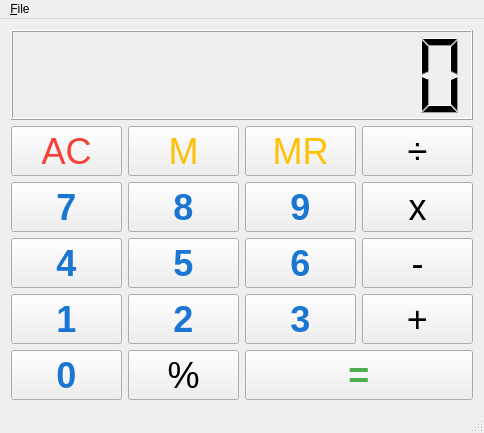
<?xml version="1.0" encoding="UTF-8"?>
<ui version="4.0">
 <class>MainWindow</class>
 <widget class="QMainWindow" name="MainWindow">
  <property name="geometry">
   <rect>
    <x>0</x>
    <y>0</y>
    <width>484</width>
    <height>433</height>
   </rect>
  </property>
  <property name="windowTitle">
   <string>Calculator</string>
  </property>
  <widget class="QWidget" name="centralWidget">
   <property name="sizePolicy">
    <sizepolicy hsizetype="Maximum" vsizetype="Maximum">
     <horstretch>0</horstretch>
     <verstretch>0</verstretch>
    </sizepolicy>
   </property>
   <layout class="QVBoxLayout" name="verticalLayout">
    <item>
     <widget class="QLCDNumber" name="lcdNumber">
      <property name="digitCount">
       <number>10</number>
      </property>
     </widget>
    </item>
    <item>
     <layout class="QGridLayout" name="gridLayout">
      <item row="3" column="0">
       <widget class="QPushButton" name="pushButton_n4">
        <property name="minimumSize">
         <size>
          <width>0</width>
          <height>50</height>
         </size>
        </property>
        <property name="font">
         <font>
          <pointsize>27</pointsize>
          <weight>75</weight>
          <bold>true</bold>
         </font>
        </property>
        <property name="styleSheet">
         <string notr="true">QPushButton {
color: #1976D2;
}</string>
        </property>
        <property name="text">
         <string>4</string>
        </property>
        <property name="shortcut">
         <string>4</string>
        </property>
       </widget>
      </item>
      <item row="4" column="0">
       <widget class="QPushButton" name="pushButton_n1">
        <property name="minimumSize">
         <size>
          <width>0</width>
          <height>50</height>
         </size>
        </property>
        <property name="font">
         <font>
          <pointsize>27</pointsize>
          <weight>75</weight>
          <bold>true</bold>
         </font>
        </property>
        <property name="styleSheet">
         <string notr="true">QPushButton {
color: #1976D2;
}</string>
        </property>
        <property name="text">
         <string>1</string>
        </property>
        <property name="shortcut">
         <string>1</string>
        </property>
       </widget>
      </item>
      <item row="2" column="1">
       <widget class="QPushButton" name="pushButton_n8">
        <property name="minimumSize">
         <size>
          <width>0</width>
          <height>50</height>
         </size>
        </property>
        <property name="font">
         <font>
          <pointsize>27</pointsize>
          <weight>75</weight>
          <bold>true</bold>
         </font>
        </property>
        <property name="styleSheet">
         <string notr="true">QPushButton {
color: #1976D2;
}</string>
        </property>
        <property name="text">
         <string>8</string>
        </property>
        <property name="shortcut">
         <string>8</string>
        </property>
       </widget>
      </item>
      <item row="2" column="3">
       <widget class="QPushButton" name="pushButton_mul">
        <property name="minimumSize">
         <size>
          <width>0</width>
          <height>50</height>
         </size>
        </property>
        <property name="font">
         <font>
          <pointsize>27</pointsize>
          <weight>50</weight>
          <bold>false</bold>
         </font>
        </property>
        <property name="text">
         <string>x</string>
        </property>
        <property name="shortcut">
         <string>*</string>
        </property>
       </widget>
      </item>
      <item row="2" column="0">
       <widget class="QPushButton" name="pushButton_n7">
        <property name="minimumSize">
         <size>
          <width>0</width>
          <height>50</height>
         </size>
        </property>
        <property name="font">
         <font>
          <pointsize>27</pointsize>
          <weight>75</weight>
          <bold>true</bold>
         </font>
        </property>
        <property name="styleSheet">
         <string notr="true">QPushButton {
color: #1976D2;
}</string>
        </property>
        <property name="text">
         <string>7</string>
        </property>
        <property name="shortcut">
         <string>7</string>
        </property>
       </widget>
      </item>
      <item row="3" column="2">
       <widget class="QPushButton" name="pushButton_n6">
        <property name="minimumSize">
         <size>
          <width>0</width>
          <height>50</height>
         </size>
        </property>
        <property name="font">
         <font>
          <pointsize>27</pointsize>
          <weight>75</weight>
          <bold>true</bold>
         </font>
        </property>
        <property name="styleSheet">
         <string notr="true">QPushButton {
color: #1976D2;
}</string>
        </property>
        <property name="text">
         <string>6</string>
        </property>
        <property name="shortcut">
         <string>6</string>
        </property>
       </widget>
      </item>
      <item row="3" column="1">
       <widget class="QPushButton" name="pushButton_n5">
        <property name="minimumSize">
         <size>
          <width>0</width>
          <height>50</height>
         </size>
        </property>
        <property name="font">
         <font>
          <pointsize>27</pointsize>
          <weight>75</weight>
          <bold>true</bold>
         </font>
        </property>
        <property name="styleSheet">
         <string notr="true">QPushButton {
color: #1976D2;
}</string>
        </property>
        <property name="text">
         <string>5</string>
        </property>
        <property name="shortcut">
         <string>5</string>
        </property>
       </widget>
      </item>
      <item row="5" column="0">
       <widget class="QPushButton" name="pushButton_n0">
        <property name="minimumSize">
         <size>
          <width>0</width>
          <height>50</height>
         </size>
        </property>
        <property name="font">
         <font>
          <pointsize>27</pointsize>
          <weight>75</weight>
          <bold>true</bold>
         </font>
        </property>
        <property name="styleSheet">
         <string notr="true">QPushButton {
color: #1976D2;
}</string>
        </property>
        <property name="text">
         <string>0</string>
        </property>
        <property name="shortcut">
         <string>0</string>
        </property>
       </widget>
      </item>
      <item row="4" column="1">
       <widget class="QPushButton" name="pushButton_n2">
        <property name="minimumSize">
         <size>
          <width>0</width>
          <height>50</height>
         </size>
        </property>
        <property name="font">
         <font>
          <pointsize>27</pointsize>
          <weight>75</weight>
          <bold>true</bold>
         </font>
        </property>
        <property name="styleSheet">
         <string notr="true">QPushButton {
color: #1976D2;
}</string>
        </property>
        <property name="text">
         <string>2</string>
        </property>
        <property name="shortcut">
         <string>2</string>
        </property>
       </widget>
      </item>
      <item row="2" column="2">
       <widget class="QPushButton" name="pushButton_n9">
        <property name="minimumSize">
         <size>
          <width>0</width>
          <height>50</height>
         </size>
        </property>
        <property name="font">
         <font>
          <pointsize>27</pointsize>
          <weight>75</weight>
          <bold>true</bold>
         </font>
        </property>
        <property name="styleSheet">
         <string notr="true">QPushButton {
color: #1976D2;
}</string>
        </property>
        <property name="text">
         <string>9</string>
        </property>
        <property name="shortcut">
         <string>9</string>
        </property>
       </widget>
      </item>
      <item row="4" column="2">
       <widget class="QPushButton" name="pushButton_n3">
        <property name="minimumSize">
         <size>
          <width>0</width>
          <height>50</height>
         </size>
        </property>
        <property name="font">
         <font>
          <pointsize>27</pointsize>
          <weight>75</weight>
          <bold>true</bold>
         </font>
        </property>
        <property name="styleSheet">
         <string notr="true">QPushButton {
color: #1976D2;
}</string>
        </property>
        <property name="text">
         <string>3</string>
        </property>
        <property name="shortcut">
         <string>3</string>
        </property>
       </widget>
      </item>
      <item row="1" column="3">
       <widget class="QPushButton" name="pushButton_div">
        <property name="minimumSize">
         <size>
          <width>0</width>
          <height>50</height>
         </size>
        </property>
        <property name="font">
         <font>
          <pointsize>27</pointsize>
          <weight>50</weight>
          <bold>false</bold>
         </font>
        </property>
        <property name="text">
         <string>÷</string>
        </property>
        <property name="shortcut">
         <string>/</string>
        </property>
       </widget>
      </item>
      <item row="3" column="3">
       <widget class="QPushButton" name="pushButton_sub">
        <property name="minimumSize">
         <size>
          <width>0</width>
          <height>50</height>
         </size>
        </property>
        <property name="font">
         <font>
          <pointsize>27</pointsize>
          <weight>50</weight>
          <bold>false</bold>
         </font>
        </property>
        <property name="text">
         <string>-</string>
        </property>
        <property name="shortcut">
         <string>-</string>
        </property>
       </widget>
      </item>
      <item row="4" column="3">
       <widget class="QPushButton" name="pushButton_add">
        <property name="minimumSize">
         <size>
          <width>0</width>
          <height>50</height>
         </size>
        </property>
        <property name="font">
         <font>
          <pointsize>27</pointsize>
          <weight>50</weight>
          <bold>false</bold>
         </font>
        </property>
        <property name="text">
         <string>+</string>
        </property>
        <property name="shortcut">
         <string>+</string>
        </property>
       </widget>
      </item>
      <item row="1" column="0">
       <widget class="QPushButton" name="pushButton_ac">
        <property name="minimumSize">
         <size>
          <width>0</width>
          <height>50</height>
         </size>
        </property>
        <property name="font">
         <font>
          <pointsize>27</pointsize>
          <weight>50</weight>
          <bold>false</bold>
         </font>
        </property>
        <property name="styleSheet">
         <string notr="true">QPushButton {
    color: #f44336;
}</string>
        </property>
        <property name="text">
         <string>AC</string>
        </property>
        <property name="shortcut">
         <string>Esc</string>
        </property>
       </widget>
      </item>
      <item row="1" column="2">
       <widget class="QPushButton" name="pushButton_mr">
        <property name="minimumSize">
         <size>
          <width>0</width>
          <height>50</height>
         </size>
        </property>
        <property name="font">
         <font>
          <pointsize>27</pointsize>
          <weight>50</weight>
          <bold>false</bold>
         </font>
        </property>
        <property name="styleSheet">
         <string notr="true">QPushButton {
   color: #FFC107;
}</string>
        </property>
        <property name="text">
         <string>MR</string>
        </property>
        <property name="shortcut">
         <string>R</string>
        </property>
       </widget>
      </item>
      <item row="1" column="1">
       <widget class="QPushButton" name="pushButton_m">
        <property name="minimumSize">
         <size>
          <width>0</width>
          <height>50</height>
         </size>
        </property>
        <property name="font">
         <font>
          <pointsize>27</pointsize>
          <weight>50</weight>
          <bold>false</bold>
         </font>
        </property>
        <property name="styleSheet">
         <string notr="true">QPushButton {
   color: #FFC107;
}</string>
        </property>
        <property name="text">
         <string>M</string>
        </property>
        <property name="shortcut">
         <string>M</string>
        </property>
       </widget>
      </item>
      <item row="5" column="1">
       <widget class="QPushButton" name="pushButton_pc">
        <property name="minimumSize">
         <size>
          <width>0</width>
          <height>50</height>
         </size>
        </property>
        <property name="font">
         <font>
          <pointsize>27</pointsize>
          <weight>50</weight>
          <bold>false</bold>
         </font>
        </property>
        <property name="text">
         <string>%</string>
        </property>
        <property name="shortcut">
         <string>%</string>
        </property>
       </widget>
      </item>
      <item row="5" column="2" colspan="2">
       <widget class="QPushButton" name="pushButton_eq">
        <property name="minimumSize">
         <size>
          <width>0</width>
          <height>50</height>
         </size>
        </property>
        <property name="font">
         <font>
          <pointsize>27</pointsize>
          <weight>75</weight>
          <bold>true</bold>
         </font>
        </property>
        <property name="styleSheet">
         <string notr="true">QPushButton {
color: #4CAF50;
}</string>
        </property>
        <property name="text">
         <string>=</string>
        </property>
        <property name="shortcut">
         <string>Return</string>
        </property>
       </widget>
      </item>
     </layout>
    </item>
   </layout>
  </widget>
  <widget class="QMenuBar" name="menuBar">
   <property name="geometry">
    <rect>
     <x>0</x>
     <y>0</y>
     <width>484</width>
     <height>21</height>
    </rect>
   </property>
   <widget class="QMenu" name="menuFIle">
    <property name="title">
     <string>&amp;File</string>
    </property>
    <addaction name="actionReset"/>
    <addaction name="actionExit"/>
   </widget>
   <addaction name="menuFIle"/>
  </widget>
  <widget class="QStatusBar" name="statusBar"/>
  <action name="actionExit">
   <property name="text">
    <string>Exit</string>
   </property>
   <property name="shortcut">
    <string>Ctrl+Q</string>
   </property>
  </action>
  <action name="actionReset">
   <property name="text">
    <string>Reset</string>
   </property>
   <property name="shortcut">
    <string>Ctrl+R</string>
   </property>
  </action>
 </widget>
 <layoutdefault spacing="6" margin="11"/>
 <resources/>
 <connections/>
</ui>
